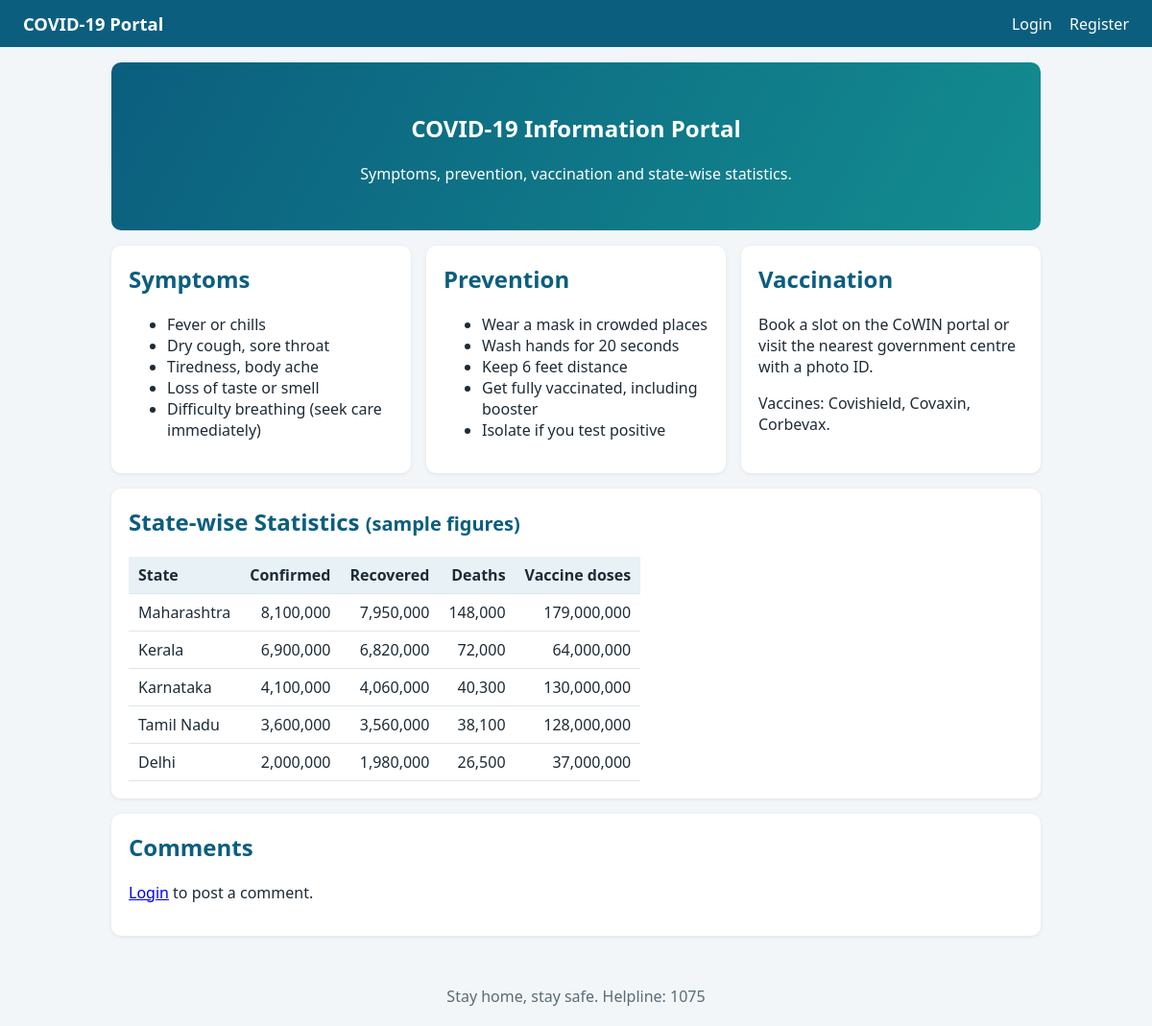
The page / on the database its author committed.
### tables this page shows
CREATE TABLE IF NOT EXISTS covid_stats (
    state       VARCHAR(40) PRIMARY KEY,
    confirmed   INT NOT NULL,
    recovered   INT NOT NULL,
    deaths      INT NOT NULL,
    vaccinated  INT NOT NULL
);

### index.php (the view, shortened to what this page needs)
<?php
require "config.php";
header_html("Home");
$stats = $db->query("SELECT * FROM covid_stats ORDER BY confirmed DESC");
?>
<section class="hero">
  <h1>COVID-19 Information Portal</h1>
  <p>Symptoms, prevention, vaccination and state-wise statistics.</p>
</section>
<div class="grid">
  <section class="card">
    <h2>Symptoms</h2>
    <ul>
      <li>Fever or chills</li>
      <li>Dry cough, sore throat</li>
      <li>Tiredness, body ache</li>
      <li>Loss of taste or smell</li>
      <li>Difficulty breathing (seek care immediately)</li>
    </ul>
  </section>
  <section class="card">
    <h2>Prevention</h2>
    <ul>
      <li>Wear a mask in crowded places</li>
      <li>Wash hands for 20 seconds</li>
      <li>Keep 6 feet distance</li>
      <li>Get fully vaccinated, including booster</li>
      <li>Isolate if you test positive</li>
    </ul>
  </section>
  <section class="card">
    <h2>Vaccination</h2>
    <p>Book a slot on the CoWIN portal or visit the nearest government centre with a photo ID.</p>
    <p>Vaccines: Covishield, Covaxin, Corbevax.</p>
  </section>
</div>
<section class="card">
  <h2>State-wise Statistics <small>(sample figures)</small></h2>
  <table id="stats">
    <tr><th>State</th><th>Confirmed</th><th>Recovered</th><th>Deaths</th><th>Vaccine doses</th></tr>
    <?php while ($s = $stats->fetch_assoc()): ?>
      <tr>
        <td><?= h($s["state"]) ?></td>
        <td><?= number_format($s["confirmed"]) ?></td>
        <td><?= number_format($s["recovered"]) ?></td>
        <td><?= number_format($s["deaths"]) ?></td>
        <td><?= number_format($s["vaccinated"]) ?></td>
      </tr>
    <?php endwhile; ?>
  </table>
</section>
<section class="card">
  <h2>Comments</h2>
  <?php if (isset($_SESSION["user_id"])): ?>
    <form method="post" action="comment.php" class="validate">
      <textarea name="comment" id="comment" data-rule="comment" rows="3"
                placeholder="Share information or ask a question"></textarea>
      <span class="error" data-for="comment"><?= h($_SESSION["comment_error"] ?? "") ?></span>
      <button type="submit">Post Comment</button>
    </form>
    <?php unset($_SESSION["comment_error"]); ?>
  <?php else: ?>
    <p><a href="login.php">Login</a> to post a comment.</p>
  <?php endif; ?>
</section>
<?php footer_html(); ?>

### config.php (shortened to what this page needs)
<?php
function h($text) {
    return htmlspecialchars($text, ENT_QUOTES, "UTF-8");
}
function header_html($title) {
    $user = $_SESSION["username"] ?? null;
    echo "<!DOCTYPE html><html lang='en'><head><meta charset='UTF-8'>";
    echo "<link rel='stylesheet' href='style.css'></head><body>";
    echo "<nav><a class='brand' href='index.php'>COVID-19 Portal</a><div>";
    if ($user) {
        echo "<span>Hi, " . h($user) . "</span> <a href='logout.php'>Logout</a>";
    } else {
        echo "<a href='login.php'>Login</a> <a href='register.php'>Register</a>";
    }
    echo "</div></nav><main>";
}
function footer_html() {
    echo "</main><footer>Stay home, stay safe. Helpline: 1075</footer>";
    echo "<script src='script.js'></script></body></html>";
}

### style.css (style rules this page uses)
* { box-sizing: border-box; }
body { margin: 0; font-family: "Segoe UI", Arial, sans-serif; background: #f2f6f9; color: #1d2b36; }
nav { display: flex; justify-content: space-between; align-items: center; padding: 12px 24px; background: #0b5e7e; }
nav a, nav span { color: #fff; text-decoration: none; margin-left: 14px; }
nav .brand { margin: 0; font-weight: 700; font-size: 1.15rem; }
main { max-width: 1000px; margin: 0 auto; padding: 16px; }
.hero { text-align: center; padding: 32px 16px; background: linear-gradient(120deg, #0b5e7e, #138d90); color: #fff; border-radius: 10px; margin-bottom: 16px; }
.grid { display: grid; grid-template-columns: repeat(auto-fit, minmax(260px, 1fr)); gap: 16px; }
.card { background: #fff; border-radius: 10px; padding: 18px; margin-bottom: 16px; box-shadow: 0 1px 4px rgba(0, 0, 0, 0.08); }
.card h2 { margin-top: 0; color: #0b5e7e; }
table { width: 100%; border-collapse: collapse; overflow-x: auto; display: block; }
th, td { padding: 8px 10px; border-bottom: 1px solid #dde5ea; text-align: right; white-space: nowrap; }
th:first-child, td:first-child { text-align: left; }
th { background: #e8f1f5; }
footer { text-align: center; padding: 20px; color: #5b6b77; }

### rows shown on the page
covid_stats: state "Maharashtra", confirmed "8,100,000", recovered "7,950,000", deaths "148,000", vaccinated "179,000,000"
covid_stats: state "Kerala", confirmed "6,900,000", recovered "6,820,000", deaths "72,000", vaccinated "64,000,000"
covid_stats: state "Karnataka", confirmed "4,100,000", recovered "4,060,000", deaths "40,300", vaccinated "130,000,000"
covid_stats: state "Tamil Nadu", confirmed "3,600,000", recovered "3,560,000", deaths "38,100", vaccinated "128,000,000"
covid_stats: state "Delhi", confirmed "2,000,000", recovered "1,980,000", deaths "26,500", vaccinated "37,000,000"
